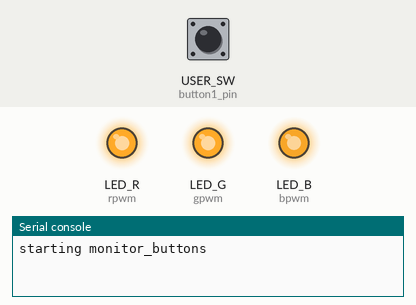
A program run on a simulated CircuitPython board. On the bench: output pins drawn as LEDs (lit = HIGH), the last lines printed to the serial console. Inputs (shaded band) come from the test bench; at power-on: USER_SW (button1_pin) HIGH. USB keyboard and mouse output is not drawn; files that are not in the repository are absent.

Above: at 1.2 s.
1.3 s: USER_SW (button1_pin) pulled LOW for 0.15 s
At 2.1 s:
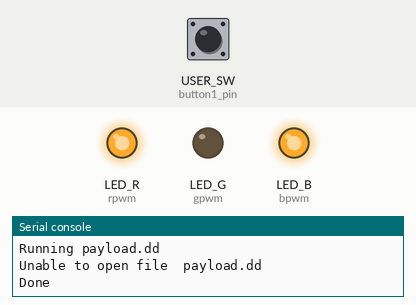
4.4 s: USER_SW (button1_pin) pulled LOW for 1 s
At 8.2 s:
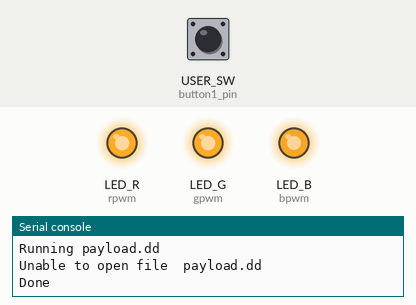
8.4 s: USER_SW (button1_pin) pulled LOW for 3.2 s
At 12.8 s:
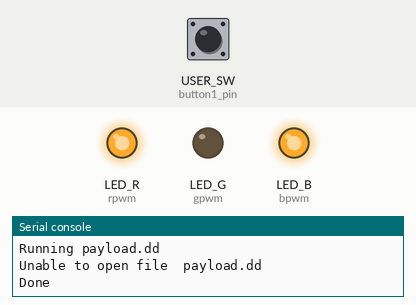
Timing chart, 0 to 15.1 s (numbered marks = the images above; inputs shaded):
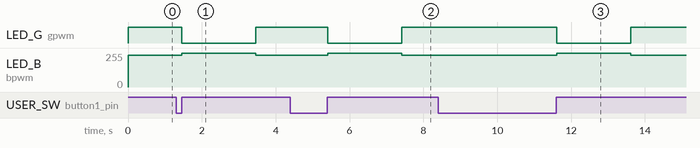

The program:

code.py
```python
import time
import digitalio
from digitalio import DigitalInOut, Pull
from adafruit_debouncer import Debouncer
import board
from board import *
import pwmio
import asyncio
import usb_hid
from adafruit_hid.keyboard import Keyboard

# comment out these lines for non_US keyboards
from adafruit_hid.keyboard_layout_us import KeyboardLayoutUS as KeyboardLayout
from adafruit_hid.keycode import Keycode

ledcolor="blue"

duckyCommands = {
    'WINDOWS': Keycode.WINDOWS, 'GUI': Keycode.GUI,
    'APP': Keycode.APPLICATION, 'MENU': Keycode.APPLICATION, 'SHIFT': Keycode.SHIFT,
    'ALT': Keycode.ALT, 'CONTROL': Keycode.CONTROL, 'CTRL': Keycode.CONTROL,
    'DOWNARROW': Keycode.DOWN_ARROW, 'DOWN': Keycode.DOWN_ARROW, 'LEFTARROW': Keycode.LEFT_ARROW,
    'LEFT': Keycode.LEFT_ARROW, 'RIGHTARROW': Keycode.RIGHT_ARROW, 'RIGHT': Keycode.RIGHT_ARROW,
    'UPARROW': Keycode.UP_ARROW, 'UP': Keycode.UP_ARROW, 'BREAK': Keycode.PAUSE,
    'PAUSE': Keycode.PAUSE, 'CAPSLOCK': Keycode.CAPS_LOCK, 'DELETE': Keycode.DELETE,
    'END': Keycode.END, 'ESC': Keycode.ESCAPE, 'ESCAPE': Keycode.ESCAPE, 'HOME': Keycode.HOME,
    'INSERT': Keycode.INSERT, 'NUMLOCK': Keycode.KEYPAD_NUMLOCK, 'PAGEUP': Keycode.PAGE_UP,
    'PAGEDOWN': Keycode.PAGE_DOWN, 'PRINTSCREEN': Keycode.PRINT_SCREEN, 'ENTER': Keycode.ENTER,
    'SCROLLLOCK': Keycode.SCROLL_LOCK, 'SPACE': Keycode.SPACE, 'TAB': Keycode.TAB,
    'BACKSPACE': Keycode.BACKSPACE,
    'A': Keycode.A, 'B': Keycode.B, 'C': Keycode.C, 'D': Keycode.D, 'E': Keycode.E,
    'F': Keycode.F, 'G': Keycode.G, 'H': Keycode.H, 'I': Keycode.I, 'J': Keycode.J,
    'K': Keycode.K, 'L': Keycode.L, 'M': Keycode.M, 'N': Keycode.N, 'O': Keycode.O,
    'P': Keycode.P, 'Q': Keycode.Q, 'R': Keycode.R, 'S': Keycode.S, 'T': Keycode.T,
    'U': Keycode.U, 'V': Keycode.V, 'W': Keycode.W, 'X': Keycode.X, 'Y': Keycode.Y,
    'Z': Keycode.Z, 'F1': Keycode.F1, 'F2': Keycode.F2, 'F3': Keycode.F3,
    'F4': Keycode.F4, 'F5': Keycode.F5, 'F6': Keycode.F6, 'F7': Keycode.F7,
    'F8': Keycode.F8, 'F9': Keycode.F9, 'F10': Keycode.F10, 'F11': Keycode.F11,
    'F12': Keycode.F12,

}

# Setup RGB LED
# Construct PWM objects with RGB LED
rpwm = pwmio.PWMOut(board.LED_R, frequency=1000)  # RED
gpwm = pwmio.PWMOut(board.LED_G, frequency=1000)  # GREEN
bpwm = pwmio.PWMOut(board.LED_B, frequency=1000)  # BLUE

def LED(r, g, b):
    rduty = int(65535 - (65535 * r / 255))
    gduty = int(65535 - (65535 * g / 255))
    bduty = int(65535 - (65535 * b / 255))
    rpwm.duty_cycle = rduty
    gpwm.duty_cycle = gduty
    bpwm.duty_cycle = bduty

def colorLED(value, ledcolor):
    if ledcolor == "red":
        LED(value, 0, 0)
    elif ledcolor == "green":
        LED(0, value, 0)
    elif ledcolor == "blue":
        LED(0, 0, value)
colorLED(16,ledcolor)

def convertLine(line):
    newline = []
    # print(line)
    # loop on each key - the filter removes empty values
    for key in filter(None, line.split(" ")):
        key = key.upper()
        # find the keycode for the command in the list
        command_keycode = duckyCommands.get(key, None)
        if command_keycode is not None:
            # if it exists in the list, use it
            newline.append(command_keycode)
        elif hasattr(Keycode, key):
            # if it's in the Keycode module, use it (allows any valid keycode)
            newline.append(getattr(Keycode, key))
        else:
            # if it's not a known key name, show the error for diagnosis
            print(f"Unknown key: <{key}>")
    # print(newline)
    return newline

def runScriptLine(line):
    for k in line:
        kbd.press(k)
    kbd.release_all()

def sendString(line):
    layout.write(line)

def parseLine(line):
    global defaultDelay
    if(line[0:3] == "REM"):
        # ignore ducky script comments
        pass
    elif(line[0:5] == "DELAY"):
        time.sleep(float(line[6:])/1000)
    elif(line[0:6] == "STRING"):
        sendString(line[7:])
    elif(line[0:5] == "PRINT"):
        print("[SCRIPT]: " + line[6:])
    elif(line[0:6] == "IMPORT"):
        runScript(line[7:])
    elif(line[0:13] == "DEFAULT_DELAY"):
        defaultDelay = int(line[14:]) * 10
    elif(line[0:12] == "DEFAULTDELAY"):
        defaultDelay = int(line[13:]) * 10
    elif(line[0:3] == "LED"):
        # ignore ducky script comments
        pass
    else:
        newScriptLine = convertLine(line)
        runScriptLine(newScriptLine)

kbd = Keyboard(usb_hid.devices)
layout = KeyboardLayout(kbd)

#init button
button1_pin = DigitalInOut(board.USER_SW) # defaults to input
button1_pin.pull = Pull.UP      # turn on internal pull-up resistor
button1 =  Debouncer(button1_pin)

def getProgrammingStatus():
    # check GP0 for setup mode
    # see setup mode for instructions
    progStatusPin = digitalio.DigitalInOut(GP0)
    progStatusPin.switch_to_input(pull=digitalio.Pull.UP)
    progStatus = not progStatusPin.value
    return(progStatus)

defaultDelay = 0

def runScript(file):
    global defaultDelay

    duckyScriptPath = file
    try:
        f = open(duckyScriptPath,"r",encoding='utf-8')
        previousLine = ""
        for line in f:
            line = line.rstrip()
            if(line[0:6] == "REPEAT"):
                for i in range(int(line[7:])):
                    #repeat the last command
                    parseLine(previousLine)
                    time.sleep(float(defaultDelay)/1000)
            else:
                parseLine(line)
                previousLine = line
            time.sleep(float(defaultDelay)/1000)
    except OSError as e:
        print("Unable to open file ", file)

async def monitor_buttons(button1):
    global ledcolor, inBlinkeyMode, inMenu, enableRandomBeep, enableSirenMode,pixel
    print("starting monitor_buttons")
    button1Down = False
    while True:
        button1.update()

        button1Pushed = button1.fell
        button1Released = button1.rose
        button1Held = not button1.value

        if(button1Pushed):
            print("Button 1 pushed")
            button1Down = True
        if(button1Released):
            print("Button 1 released")
            if(button1Down):
                print("push and released")

        if(button1Released):
            if(button1Down):
                # Run selected payload
                colorLED(255,"red")
                print("Running payload.dd")
                runScript("payload.dd")
                print("Done")
                colorLED(255,"green")
                await asyncio.sleep(2)
                colorLED(16,ledcolor)
            button1Down = False

        await asyncio.sleep(0)

async def main_loop():
    global ledcolor, button1

    button_task = asyncio.create_task(monitor_buttons(button1))
    await asyncio.gather(button_task)

asyncio.run(main_loop())
```

Measured:
- after the input at 1.3 s, LED_G (gpwm): HIGH → LOW after 0.16 s, → HIGH 2.0 s later; LED_B (bpwm): 239/255 → 255/255 after 0.16 s, → 239/255 2.0 s later
- after the input at 4.4 s, LED_G (gpwm): HIGH → LOW after 1.0 s, → HIGH 2.0 s later; LED_B (bpwm): 239/255 → 255/255 after 1.0 s, → 239/255 2.0 s later
- after the input at 8.4 s, LED_G (gpwm): HIGH → LOW after 3.2 s, → HIGH 2.0 s later; LED_B (bpwm): 239/255 → 255/255 after 3.2 s, → 239/255 2.0 s later
